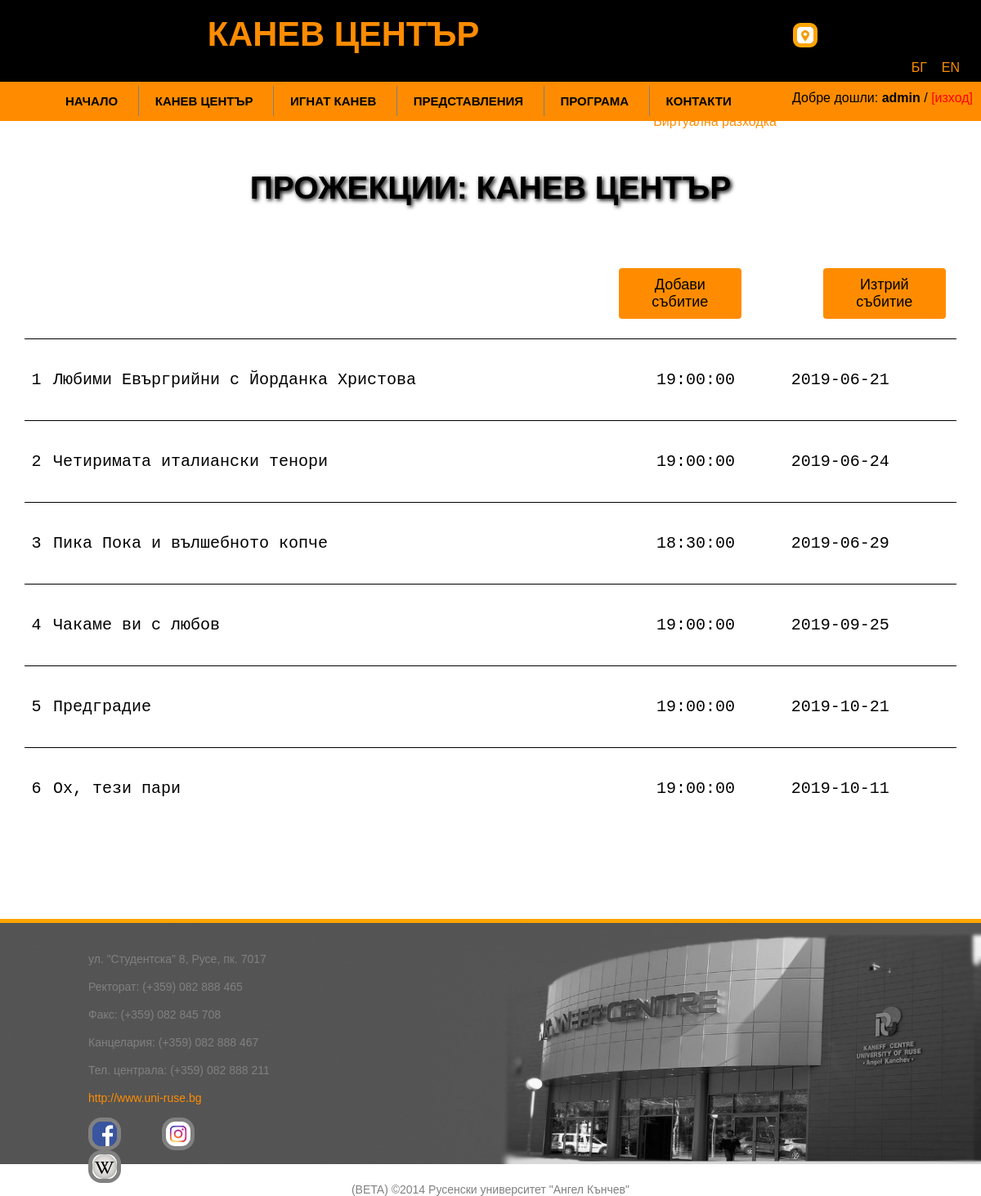
The app's page /admin/programa.php (signed in) with its own data.
### tables this page shows
CREATE TABLE `predstavleniq` (
  `id_predst` bigint(20) UNSIGNED NOT NULL,
  `ime_predst` varchar(255) NOT NULL,
  `organizaciq_predst` varchar(255) NOT NULL,
  `uchastnici_predst` varchar(255) NOT NULL,
  `time_predst` time NOT NULL,
  `date_predst` date NOT NULL
);

### admin/query_programa.php (the view, shortened to what this page needs)
	<?php
	$conn = OpenCon();
	mysqli_query($conn,"SET NAMES UTF8");
	$sql = "SELECT * FROM predstavleniq";
		if($result = mysqli_query($conn, $sql))
		{
				if(mysqli_num_rows($result) > 0)
				{
					echo '<table class="table1" width="95%"  align="center" cellspacing="2" cellpadding="2">
						</tr>';
						$i=1;
					while($row = mysqli_fetch_assoc($result))
					{
							$field2name = $row["ime_predst"];
							$field3name = $row["time_predst"];
							$field4name = $row["date_predst"];
							echo '<tr>
							  <td colspan = 3>
							  <td>'.$i.'</td>
							  <td>'.$field2name.'</td>
							  <td>'.$field3name.'</td>
							  <td>'.$field4name.'</td>
							   </tr>';
							   $i++;
					}
						echo "</table>";
				}
		else{
        echo "Няма налични записи!";
			}
		} else
		{
    echo "ERROR: Could not able to execute $sql. " . mysqli_error($conn);
		}
?>

### admin/programa.php (style rules this page uses)
th, td { text-align: left; font-family: "Lucida Console", Monaco, monospace; font-size: 20px; border-top: 1px solid black; margin-left: auto; height: 100px; }

### records on screen
predstavleniq: ime_predst "Любими Евъргрийни с Йорданка Христова", time_predst "19:00:00", date_predst "2019-06-21"
predstavleniq: ime_predst "Четиримата италиански тенори", time_predst "19:00:00", date_predst "2019-06-24"
predstavleniq: ime_predst "Пика Пока и вълшебното копче", time_predst "18:30:00", date_predst "2019-06-29"
predstavleniq: ime_predst "Чакаме ви с любов", time_predst "19:00:00", date_predst "2019-09-25"
predstavleniq: ime_predst "Предградие", time_predst "19:00:00", date_predst "2019-10-21"
predstavleniq: ime_predst "Ох, тези пари", time_predst "19:00:00", date_predst "2019-10-11"

### other values on screen
$_SESSION['username'] "admin"
